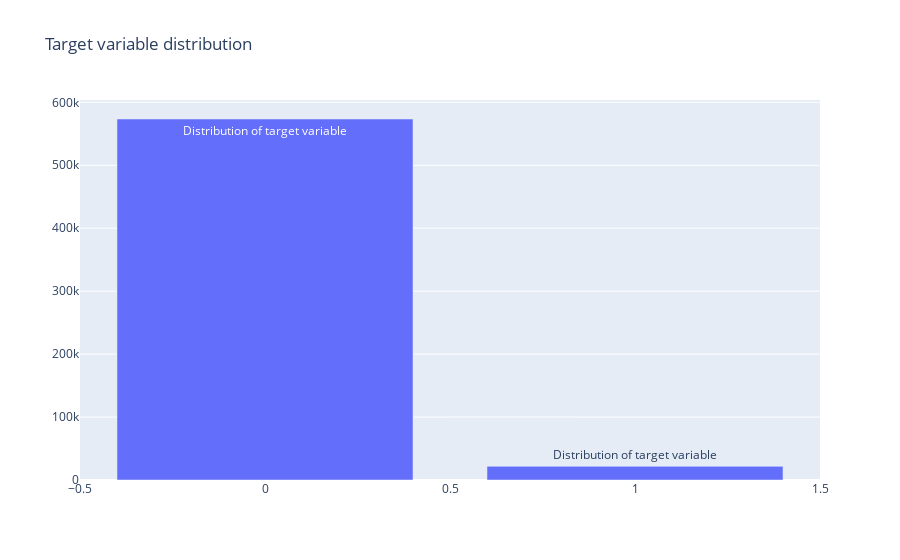

Here is the notebook cell this chart was saved with:
### Markdown cell above
### Target Variable Inspection

### Code cell
data = [go.Bar(
    x = train1["target"].value_counts().index.values,
    y = train1["target"].value_counts(),
    text = "Distribution of target variable"
)]

layout = go.Layout(
    title="Target variable distribution"
)

fig = go.Figure(data=data, layout=layout)
py.iplot(fig, filename="basic-bar")

### Figure 1 — Plotly figure (JSON) as saved in the notebook; plotly's stock layout.template omitted (floating-point values rounded to 4 significant figures)
{"data": [{"text": "Distribution of target variable", "type": "bar", "x": [0, 1], "y": [573518, 21694]}], "layout": {"title": {"text": "Target variable distribution"}}}
